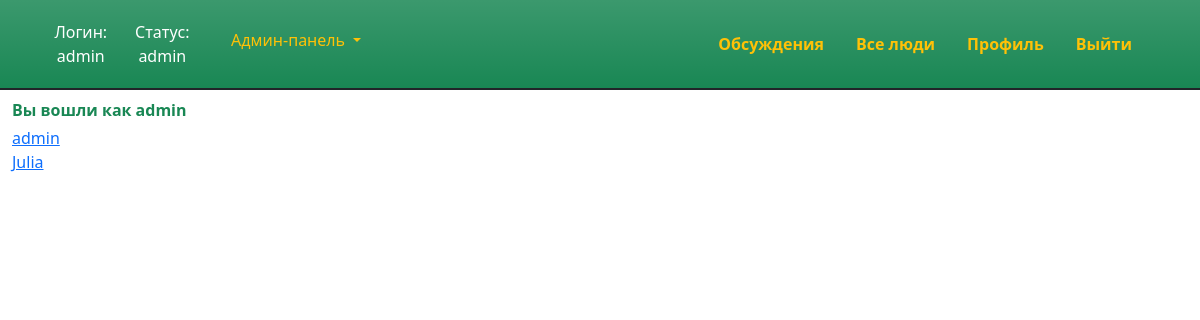
The app's page /users.php (signed in) with its own data.
### tables this page shows
CREATE TABLE `users` (
  `id` int(11) NOT NULL,
  `login` varchar(32) NOT NULL,
  `password` varchar(64) NOT NULL,
  `email` varchar(32) NOT NULL,
  `dateBirth` date NOT NULL,
  `registrationDate` date NOT NULL,
  `status_id` int(11) NOT NULL,
  `banned` int(11) NOT NULL
);

CREATE TABLE `statuses` (
  `id` int(11) NOT NULL,
  `status` varchar(10) NOT NULL
);

### users.php (called while the page is built, shortened)
<?php
    include 'elems/connect.php';
    $getQuery = "SELECT * from users";
    $result = mysqli_query($link, $getQuery) or die(mysqli_error($link));
    for($data = []; $row = mysqli_fetch_assoc($result);$data[] = $row);
    include 'elems/users-list.php';
    include 'elems/layout.php';
?>

### elems/connect.php (called while the page is built, shortened)
<?php
    $id = $_SESSION['id'];
?>

### elems/users-list.php (the view)
<?php
    foreach($data as $user):
?>
    <a href="profile.php?id=<?=$user['id']?>"><?=$user['login']?></a><br>
<?php
    endforeach;
?>

### elems/header.php (shortened to what this page needs)
<?php
    if(!empty($_SESSION['auth'])){
        $getQuery = "SELECT *, statuses.status as status from users
            LEFT JOIN statuses ON statuses.id=users.status_id WHERE users.id='$id'";
        $result = mysqli_query($link, $getQuery) or die(mysqli_error($link));
        $result = mysqli_fetch_assoc($result);
        $login = $result['login'];
        $status = $result['status'];
?>
    <div class="col-4 row justify-content-start">
        <div class="col text-white text-center">Логин: <?=$login?></div>
        <div class="col text-white text-center">Статус: <?=$status?></div>
        <?php
            if($_SESSION['status'] == 'admin'){
                ?>
                    <div class="col nav-item dropdown text-center">
                        <a class="nav-link dropdown-toggle link-warning" href="#" id="navbarDropdown" role="button" data-bs-toggle="dropdown" aria-expanded="false">
                            Админ-панель
                        </a>
                    </div>
                <?php
            }
        ?>
    </div>
    <nav class="col-8 navbar justify-content-end fw-bold">
        <a class="nav-link link-warning" href="/discusses.php">Обсуждения</a><br>
        <a class="nav-link link-warning" href="/users.php">Все люди</a><br>
        <a class="nav-link link-warning" href="/profile.php?id=<?=$_SESSION['id']?>">Профиль</a><br>
        <a class="nav-link link-warning" href="/logout.php">Выйти</a><br>
    </nav>
<?php
        }
?>

### records on screen
users: login "admin", status.status "admin"
users: login "Julia"

### other values on screen
$_SESSION['mess']['text'] "Вы вошли как admin"
